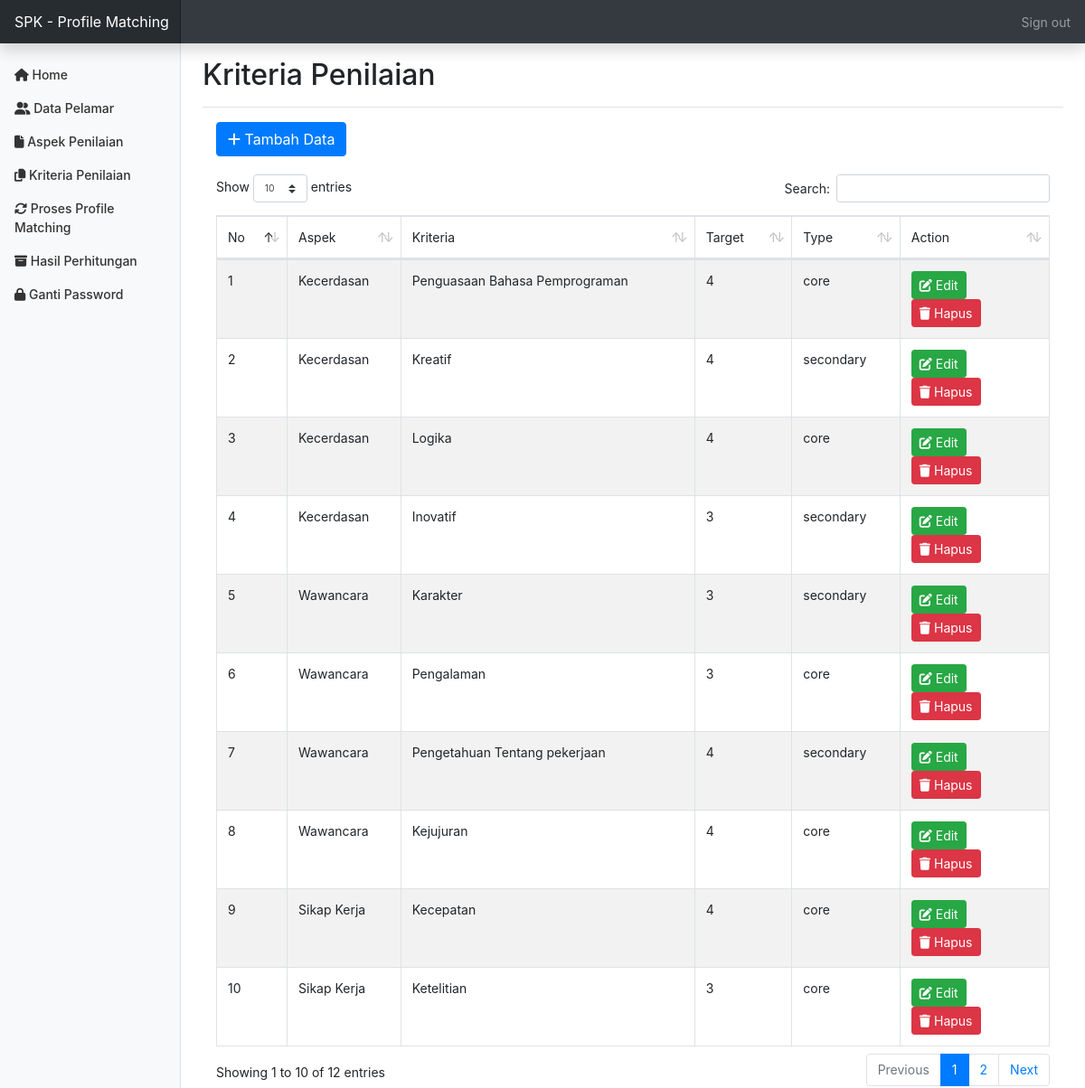
The page /home.php?page=kriteria (signed in) on the database its author committed.
### tables this page shows
CREATE TABLE `pm_faktor` (
  `id_faktor` tinyint(3) UNSIGNED NOT NULL,
  `id_aspek` tinyint(3) UNSIGNED NOT NULL,
  `faktor` varchar(30) NOT NULL,
  `target` tinyint(3) NOT NULL,
  `type` set('core','secondary') DEFAULT NULL
);

CREATE TABLE `pm_aspek` (
  `id_aspek` tinyint(3) UNSIGNED NOT NULL,
  `aspek` varchar(100) NOT NULL,
  `prosentase` float NOT NULL,
  `bobot_core` float NOT NULL,
  `bobot_secondary` float NOT NULL
);

### kriteria.php (the view, shortened to what this page needs)
<div class="container">
		<a href="home.php?page=tambah_kriteria">
			<button style="margin-bottom: 20px;" class="btn btn-primary"> <i class="fa fa-plus"></i> Tambah Data </button>
		</a>
		<table id="example" class="table table-striped table-bordered" style="width:100%">
	    	<thead>
	    		<tr>
	    			<td>No</td>
	    			<td>Aspek</td>
	    			<td>Kriteria</td>
	    			<td>Target</td>
	    			<td>Type</td>
	    			<td>Action</td>
	    		</tr>
	    	</thead>
	    	<tbody>
				<?php
			        $no = 1;
			        $query = "SELECT * FROM pm_faktor a LEFT join pm_aspek b on a.id_aspek = b.id_aspek ORDER BY a.id_aspek ASC";
			        $pm_faktor = $koneksi->prepare($query);
			        $pm_faktor->execute();
			        $res1 = $pm_faktor->get_result();
			        if ($res1->num_rows > 0) {
				        while ($row = $res1->fetch_assoc()) {
				        	$id = $row['id_faktor'];
				        	$aspek = $row['aspek'];
				            $faktor = $row['faktor'];
				            $target = $row['target'];
				            $type = $row['type'];
				?>
					<tr>
						<td><?php echo $no++; ?></td>
						<td><?php echo $aspek; ?></td>
						<td><?php echo $faktor; ?></td>
						<td><?php echo $target; ?></td>
						<td><?php echo $type; ?></td>
						<td>
							<a href="home.php?page=edit_kriteria&aa=<?php echo base64_encode($id) ?>">
								<button class="btn btn-success btn-sm"> <i class="fa fa-edit"></i> Edit </button>
							</a>
							<a href="hapus_kriteria.php?aa=<?php echo base64_encode($id) ?>" onclick="javascript: return confirm('Apakah Anda yakin ingin menghapus data ini?')">
								<button class="btn btn-danger btn-sm"> <i class="fa fa-trash"></i> Hapus </button>
							</a>
						</td>
					</tr>
			    <?php } } else { ?>
				    <tr>
				    	<td colspan='7'>Tidak ada data ditemukan</td>
				    </tr>
			    <?php } ?>
	    	</tbody>
	    </table>
    </div>

### home.php (shortened to what this page needs)
<?php
if( empty( $_SESSION['id_user'] ) ){
  $_SESSION['err'] = '<strong>ERROR!</strong> Anda harus login terlebih dahulu.';
  header('Location: ./login.php');
  die();
} else {
?>
<!DOCTYPE html>
<html lang="en">
  <head>
    <link href="css/bootstrap.css" rel="stylesheet">
    <link rel="stylesheet" type="text/css" href="css/dataTables.bootstrap4.min.css">
    <link href="css/dashboard.css" rel="stylesheet">
  </head>
  <body>
    <nav class="navbar navbar-dark sticky-top bg-dark flex-md-nowrap p-0 shadow">
  <a class="navbar-brand col-md-3 col-lg-2 mr-0 px-3" href="#">SPK - Profile Matching</a>
  <ul class="navbar-nav px-3">
    <li class="nav-item text-nowrap">
      <a class="nav-link" href="keluar.php"> <span data-feather="log-out"></span> Sign out </a>
    </li>
  </ul>
</nav>
<div class="container-fluid">
  <div class="row">
     <?php include "menu.php"; ?>
    <main role="main" class="col-md-9 ml-sm-auto col-lg-10 px-md-4">
      <div class="d-flex justify-content-between flex-wrap flex-md-nowrap align-items-center pt-3 pb-2 mb-3 border-bottom">
        <h1 class="h2">
          <?php
            if (isset($_REQUEST['page'])){
               $page = $_REQUEST['page'];
              switch($page ){
                case 'kriteria':
                  echo "Kriteria Penilaian";
                  break;
                }
            } else {
              echo "Home";
            }
          ?>
        </h1>
      </div>
      <div class="table-responsive">
        <?php
  if( isset($_REQUEST['page'] )){
    $page = $_REQUEST['page'];
    switch($page ){
      case 'kriteria':
        include "kriteria.php";
        break;
    }
  }
  ?>
      </div>
    </main>
  </div>
</div>
  </body>
</html>
<?php
}
?>

### menu.php (shortened to what this page needs)
<?php
    if( !empty( $_SESSION['id_user'] ) ){
?>
<nav id="sidebarMenu" class="col-md-3 col-lg-2 d-md-block bg-light sidebar collapse">
      <div class="sidebar-sticky pt-3">
        <ul class="nav flex-column">
          <li class="nav-item">
            <a class="nav-link" href="home.php">
              <span class="fas fa-home" style="font-size:14px"></span>
              Home <span class="sr-only">(current)</span>
            </a>
          </li>
          <li class="nav-item">
            <a class="nav-link" href="?page=pelamar">
              <span class="fas fa-user-friends" style="font-size:14px"></span>
              Data Pelamar
            </a>
          </li>
          <li class="nav-item">
            <a class="nav-link" href="?page=aspek">
              <span class="fas fa-file" style="font-size:14px"></span>
              Aspek Penilaian
            </a>
          </li>
           <li class="nav-item">
            <a class="nav-link" href="?page=kriteria">
              <span class="fas fa-copy" style="font-size:14px"></span>
              Kriteria Penilaian
            </a>
          </li>
          <li class="nav-item">
            <a class="nav-link" href="?page=profile">
              <span class="fas fa-sync-alt" style="font-size:14px"></span>
              Proses Profile Matching
            </a>
          </li>
          <li class="nav-item">
            <a class="nav-link" href="?page=perhitungan">
              <span class="fas fa-archive" style="font-size:14px"></span>
              Hasil Perhitungan
            </a>
          </li>
           <li class="nav-item">
            <a class="nav-link" href="?page=gantipassword">
              <span class="fas fa-lock" style="font-size:14px "></span>
              Ganti Password
            </a>
          </li>
        </ul>
      </div>
    </nav>
<?php
} else {
	header("Location: ./");
	die();
}
?>

### css/dashboard.css (style rules this page uses)
body { font-size: .875rem; }
.sidebar { position: fixed; top: 0; bottom: 0; left: 0; z-index: 100; padding: 48px 0 0; box-shadow: inset -1px 0 0 rgba(0, 0, 0, .1); }
.sidebar-sticky { position: relative; top: 0; height: calc(100vh - 48px); padding-top: .5rem; overflow-x: hidden; overflow-y: auto; }
.sidebar .nav-link { font-weight: 500; color: #333; }
.navbar-brand { padding-top: .75rem; padding-bottom: .75rem; font-size: 1rem; background-color: rgba(0, 0, 0, .25); box-shadow: inset -1px 0 0 rgba(0, 0, 0, .25); }

### rows shown on the page
pm_faktor: id_aspek.aspek "Kecerdasan", faktor "Penguasaan Bahasa Pemprograman", target "4", type "core"
pm_faktor: id_aspek.aspek "Kecerdasan", faktor "Kreatif", target "4", type "secondary"
pm_faktor: id_aspek.aspek "Kecerdasan", faktor "Logika", target "4", type "core"
pm_faktor: id_aspek.aspek "Kecerdasan", faktor "Inovatif", target "3", type "secondary"
pm_faktor: id_aspek.aspek "Wawancara", faktor "Karakter", target "3", type "secondary"
pm_faktor: id_aspek.aspek "Wawancara", faktor "Pengalaman", target "3", type "core"
pm_faktor: id_aspek.aspek "Wawancara", faktor "Pengetahuan Tentang pekerjaan", target "4", type "secondary"
pm_faktor: id_aspek.aspek "Wawancara", faktor "Kejujuran", target "4", type "core"
pm_faktor: id_aspek.aspek "Sikap Kerja", faktor "Kecepatan", target "4", type "core"
pm_faktor: id_aspek.aspek "Sikap Kerja", faktor "Ketelitian", target "3", type "core"
